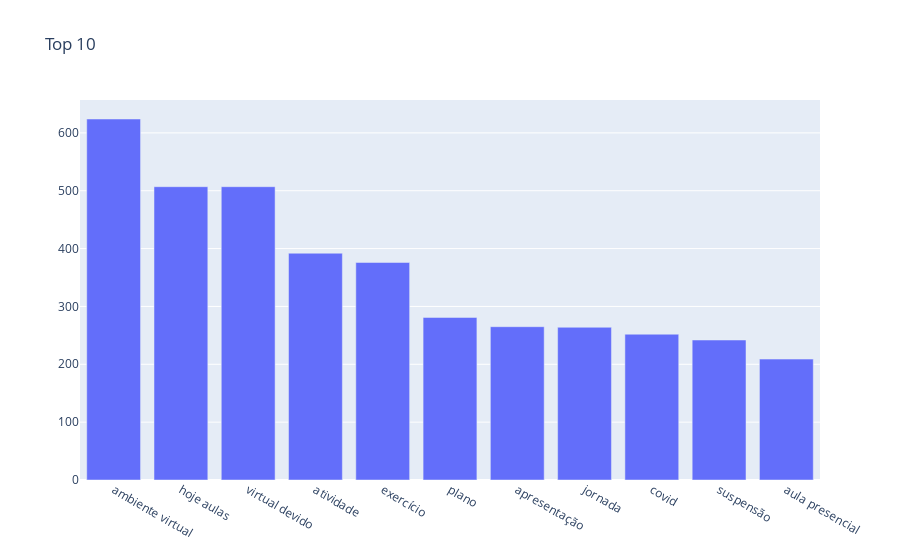
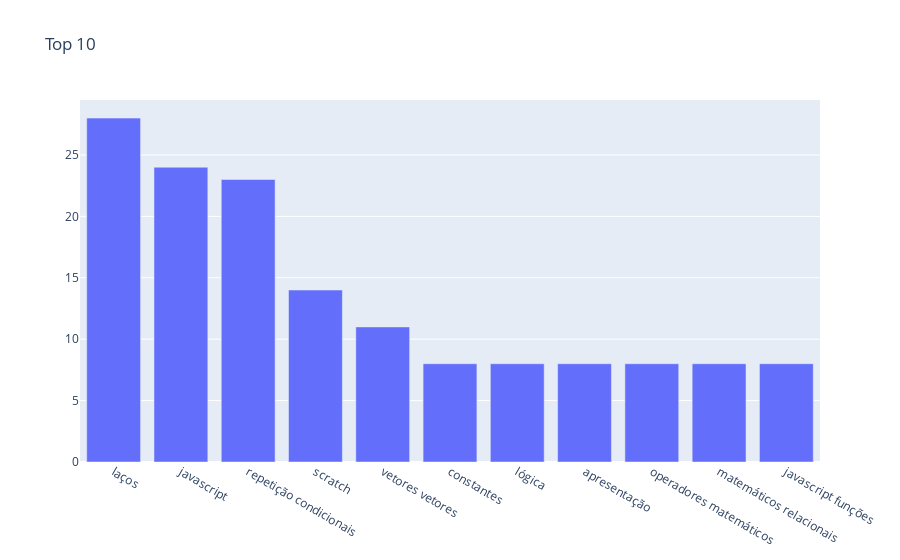
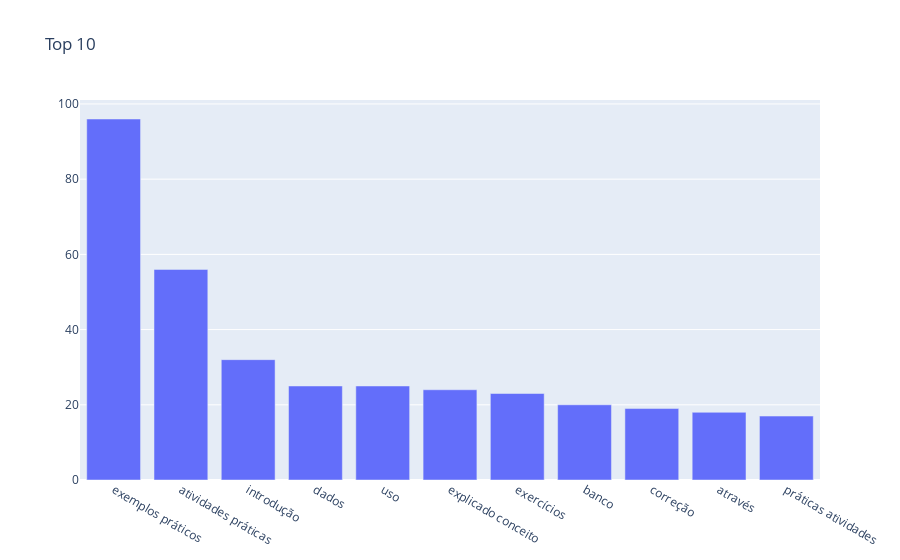

Notebook cell for these charts, in order:
### Markdown cell above
#### Wordcloud e rank por disciplina

### Code cell
# Rank da coluna CONTEUDO por disciplina
disciplinas = np.unique(df_course['DISCIPLINA'])
for disc in disciplinas:
    df_disciplina = df_course[df_course['DISCIPLINA'] == disc]
    text_disc = " ".join(str(desc.lower()) for desc in df_disciplina['CONTEUDO'])
    print(disc)
    generateWC(text_disc)
    generateTop10Plot(text_disc)
    print('-----------------------------------------------------------------------------------------------------')

### Figure 1 — Plotly figure (JSON) as saved in the notebook; plotly's stock layout.template omitted (floating-point values rounded to 4 significant figures)
{"data": [{"type": "bar", "x": ["ambiente virtual", "hoje aulas", "virtual devido", "atividade", "exercício", "plano", "apresentação", "jornada", "covid", "suspensão", "aula presencial"], "y": [624, 507, 507, 392, 376, 281, 265, 264, 252, 242, 209]}], "layout": {"title": {"text": "Top 10 "}}}

### Figure 2 — Plotly figure (JSON) as saved in the notebook; plotly's stock layout.template omitted (floating-point values rounded to 4 significant figures)
{"data": [{"type": "bar", "x": ["laços", "javascript", "repetição condicionais", "scratch", "vetores vetores", "constantes", "lógica", "apresentação", "operadores matemáticos", "matemáticos relacionais", "javascript funções"], "y": [28, 24, 23, 14, 11, 8, 8, 8, 8, 8, 8]}], "layout": {"title": {"text": "Top 10 "}}}

### Figure 3 — Plotly figure (JSON) as saved in the notebook; plotly's stock layout.template omitted (floating-point values rounded to 4 significant figures)
{"data": [{"type": "bar", "x": ["exemplos práticos", "atividades práticas", "introdução", "dados", "uso", "explicado conceito", "exercícios", "banco", "correção", "através", "práticas atividades"], "y": [96, 56, 32, 25, 25, 24, 23, 20, 19, 18, 17]}], "layout": {"title": {"text": "Top 10 "}}}
